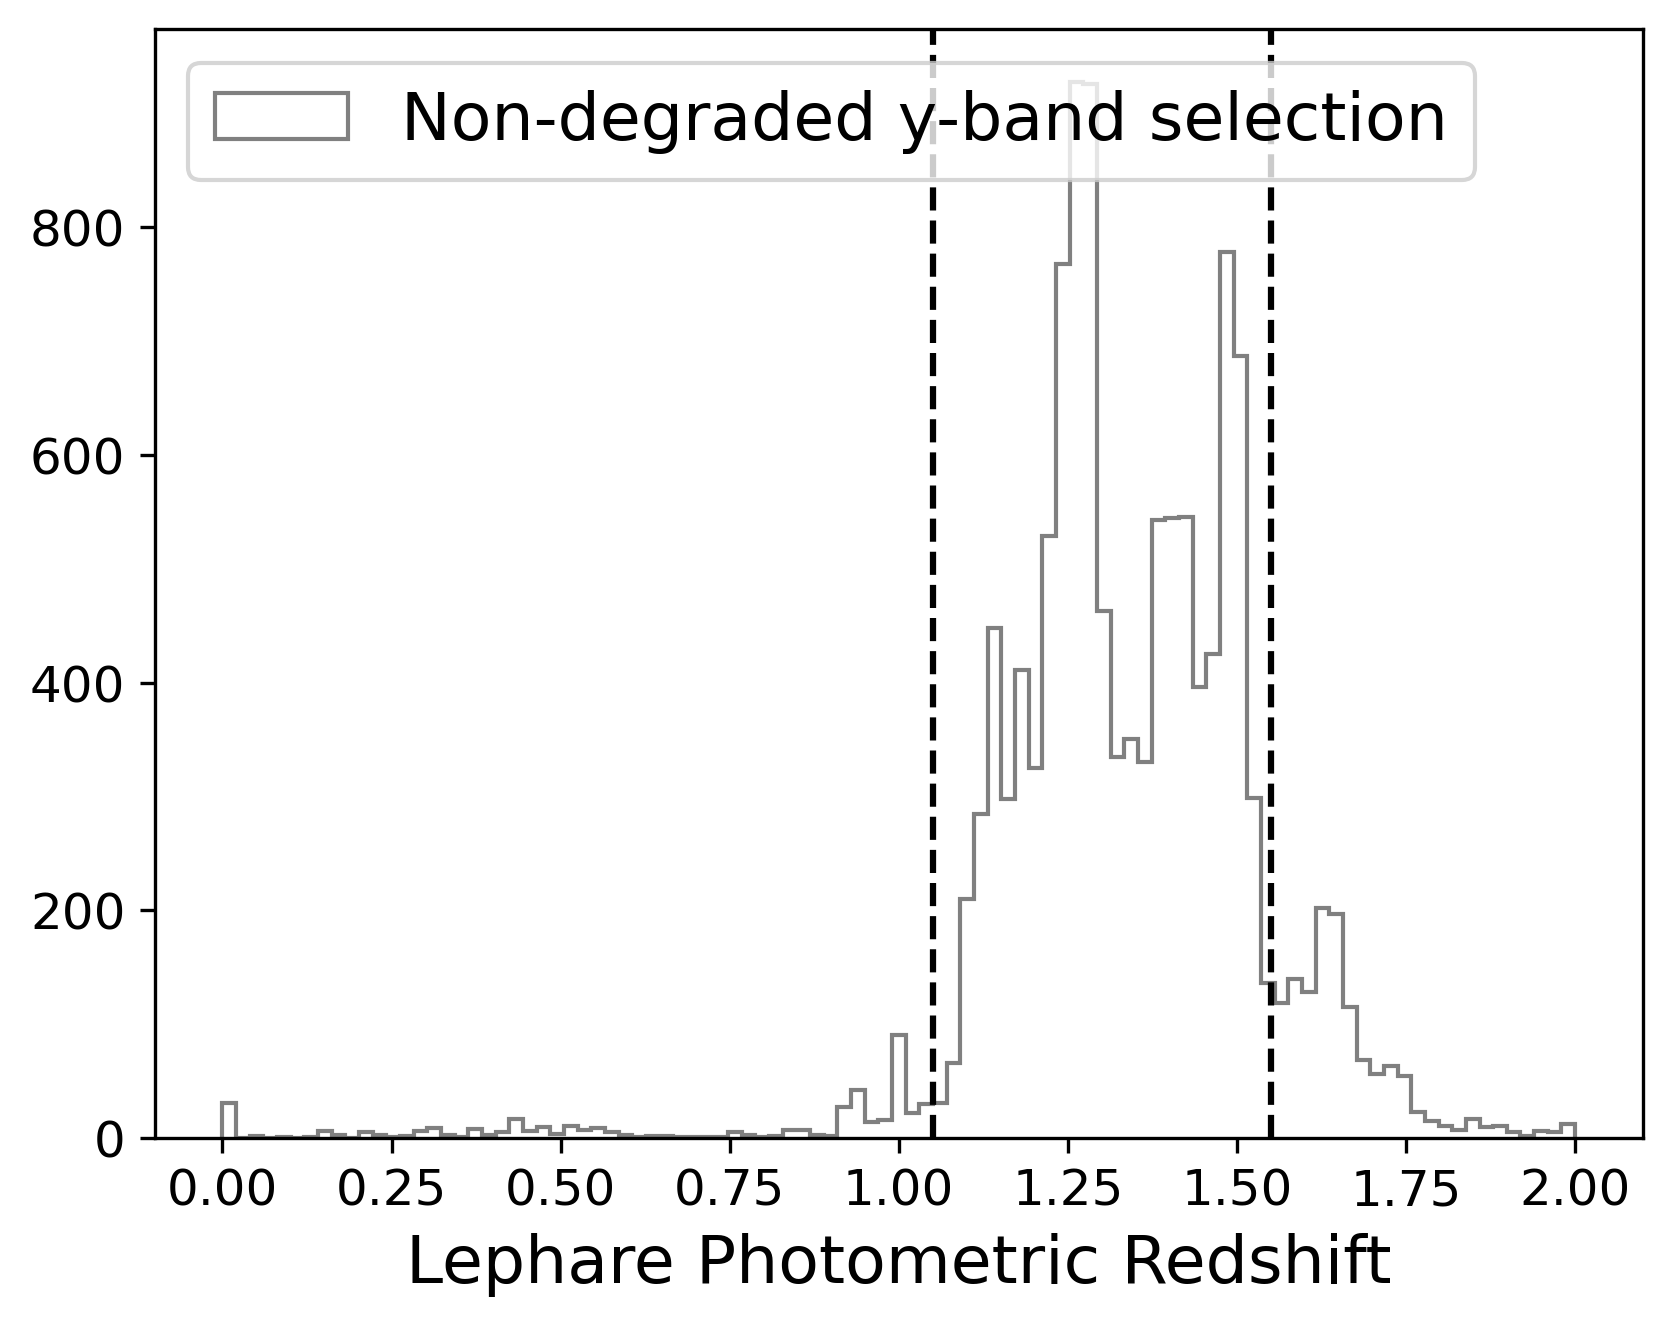

Write the Python code that produced this figure.
#Imports 
import numpy as np 
import pandas as pd
from matplotlib import pyplot as plt 
from astropy import units as u 
from astropy import table
import pickle
from astropy.coordinates import SkyCoord

#load in cosmos2020 catalog
catversion1 = 'Farmer'  
dir_in1 ='/Users/yokisalcedo/Desktop/Emission-Line-Galaxy-Target-Selection/data/'  
dir_out1 = '/Users/yokisalcedo/Desktop/data/' # the directory where the output of this notebook will be stored
# Upload the main catalogue
cat = table.Table.read(dir_in1+'COSMOS2020_{}_jan_processed.fits'.format(catversion1),format='fits',hdu=1).to_pandas()
#All possible non-redundant colors are listed below:
#u: ug ,ur ,ui ,uz , uy
#g: gr, gi, gz, gy
#r: ri, rz, ry
#i: iz, iy
#z: zy

ug_cos = cat['CFHT_u_MAG'] - cat['HSC_g_MAG'] 
ur_cos = cat['CFHT_u_MAG'] - cat['HSC_r_MAG']
ui_cos = cat['CFHT_u_MAG'] - cat['HSC_i_MAG']
uz_cos = cat['CFHT_u_MAG'] - cat['HSC_z_MAG'] 
uy_cos = cat['CFHT_u_MAG'] - cat['HSC_y_MAG']
gr_cos = cat['HSC_g_MAG'] - cat['HSC_r_MAG']
gi_cos = cat['HSC_g_MAG'] - cat['HSC_i_MAG']
gz_cos = cat['HSC_g_MAG'] - cat['HSC_z_MAG']
gy_cos = cat['HSC_g_MAG'] - cat['HSC_y_MAG']
ri_cos = cat['HSC_r_MAG'] - cat['HSC_i_MAG']
rz_cos = cat['HSC_r_MAG'] - cat['HSC_z_MAG']
ry_cos = cat['HSC_r_MAG'] - cat['HSC_y_MAG']
iz_cos = cat['HSC_i_MAG'] - cat['HSC_z_MAG']
iy_cos = cat['HSC_i_MAG'] - cat['HSC_y_MAG']
zy_cos = cat['HSC_z_MAG'] - cat['HSC_y_MAG']
r_cos = cat['HSC_r_MAG']
g_cos = cat['HSC_g_MAG']
i_cos = cat['HSC_i_MAG']
y_cos = cat['HSC_y_MAG']
z_cos= cat['HSC_z_MAG']

cat['ug']= ug_cos
cat['ur']= ur_cos
cat['ui']= ui_cos
cat['uz']= uz_cos
cat['uy']= uy_cos
cat['gr']= gr_cos
cat['gi']= gi_cos
cat['gz']= gz_cos
cat['gy']= gy_cos
cat['ri']= ri_cos
cat['rz']= rz_cos
cat['ry']= ry_cos
cat['iz']= iz_cos
cat['iy']= iy_cos
cat['zy']= zy_cos
cat['HSC_r_MAG'] = r_cos
cat['HSC_g_MAG'] = g_cos
cat['HSC_i_MAG'] = i_cos
cat['HSC_y_MAG'] = y_cos
cat['HSC_z_MAG'] = z_cos

#Fitting RF to combined catalog
colormasky = np.logical_and.reduce((np.isfinite(cat['HSC_r_MAG'].values),
                                    np.isfinite(cat['photoz'].values),
                                    np.isfinite(cat['HSC_g_MAG'].values), np.isfinite(cat['HSC_i_MAG'].values),
                                    np.isfinite(cat['HSC_y_MAG'].values), np.isfinite(cat['CFHT_u_MAG'].values),
                                    np.isfinite(cat['HSC_z_MAG'].values),
                                    (np.logical_or(cat['HSC_g_MAG'].values < 24.5, cat['HSC_r_MAG'].values < 24.5))))


#Define what to fit with RF and define hsc mags
photoz = cat['photoz'][colormasky]
features = cat.loc[colormasky,['ug','ur', 'ui', 'uz', 'uy', 'gr', 'gi', 'gz', 'gy', 'ri', 'rz', 'ry', 'iz', 'iy', 'zy','HSC_r_MAG','HSC_i_MAG','HSC_y_MAG','HSC_z_MAG','CFHT_u_MAG', 'HSC_g_MAG']]
rmag = cat['HSC_r_MAG'][colormasky]
imag = cat['HSC_i_MAG'][colormasky]
ymag = cat['HSC_y_MAG'][colormasky]
zmag = cat['HSC_z_MAG'][colormasky]

#Load in pickled RF fit using all color and mag features
pickled_clf = pickle.load(open('/Users/yokisalcedo/Desktop/Emission-Line-Galaxy-Target-Selection/data/clfallb_comb.pkl', 'rb'))
prob = pickled_clf.predict_proba(features)

#Define colors to plot
iz = imag - zmag
ri = rmag - imag
iy = imag - ymag

#Color cuts and random forest cuts
cuts = np.logical_and(iy - 0.19  > ri, iy > 0.35)
probmask = prob[:, 1] >= 0.025

#plot
fig, ax = plt.subplots()
ax.hist(photoz[cuts],bins = np.linspace(0, 2, 100),color = 'grey',histtype = 'step',label = 'Non-degraded y-band selection')
ax.axvline(x = 1.05,ls= '--', color='black')
ax.axvline(x = 1.55,ls= '--', color='black')
ax.xaxis.set_tick_params(labelsize = 12)
ax.yaxis.set_tick_params(labelsize = 12)
ax.set_xlabel('Lephare Photometric Redshift', fontsize = 16)
ax.legend(loc = 'upper left', fontsize = 16)
plt.savefig('/Users/yokisalcedo/Desktop/Emission-Line-Galaxy-Target-Selection/script_figure/select_cosmos_no_yband_noise.png', dpi = 300, bbox_inches='tight' )
